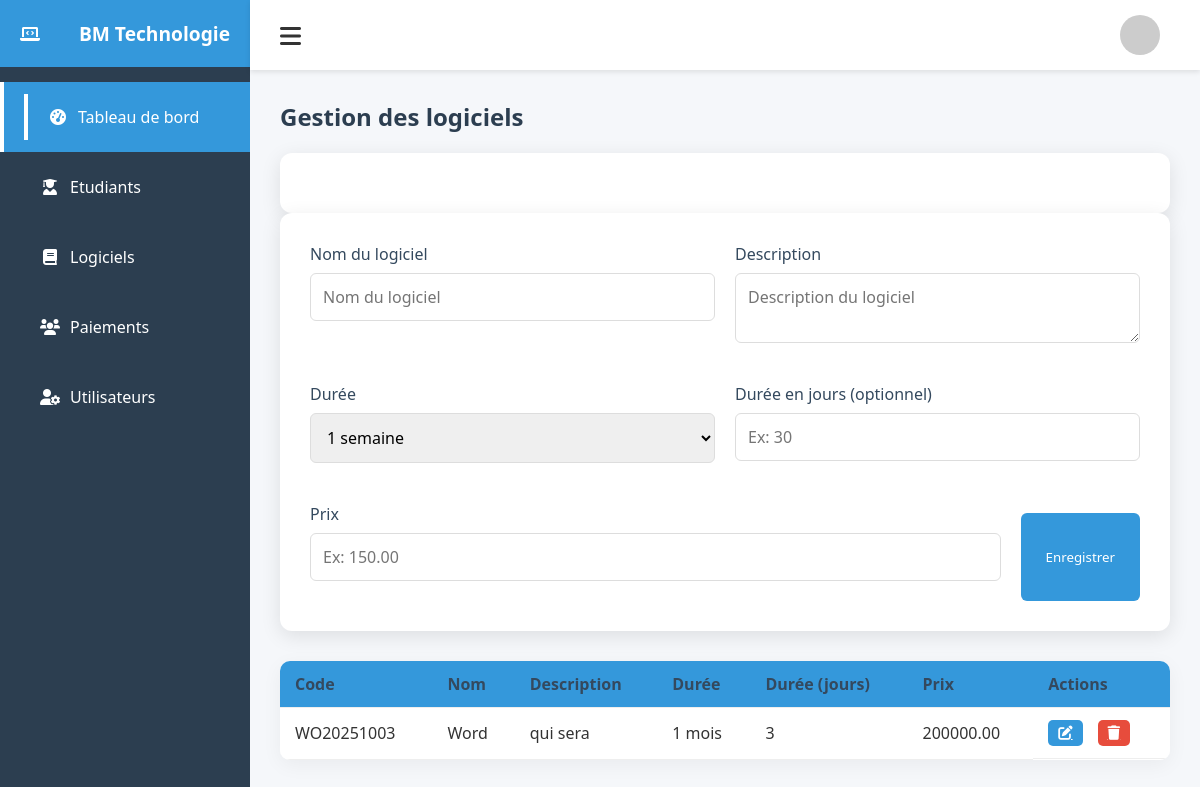
Page /logiciels/ (signed in) on the earlier database version.
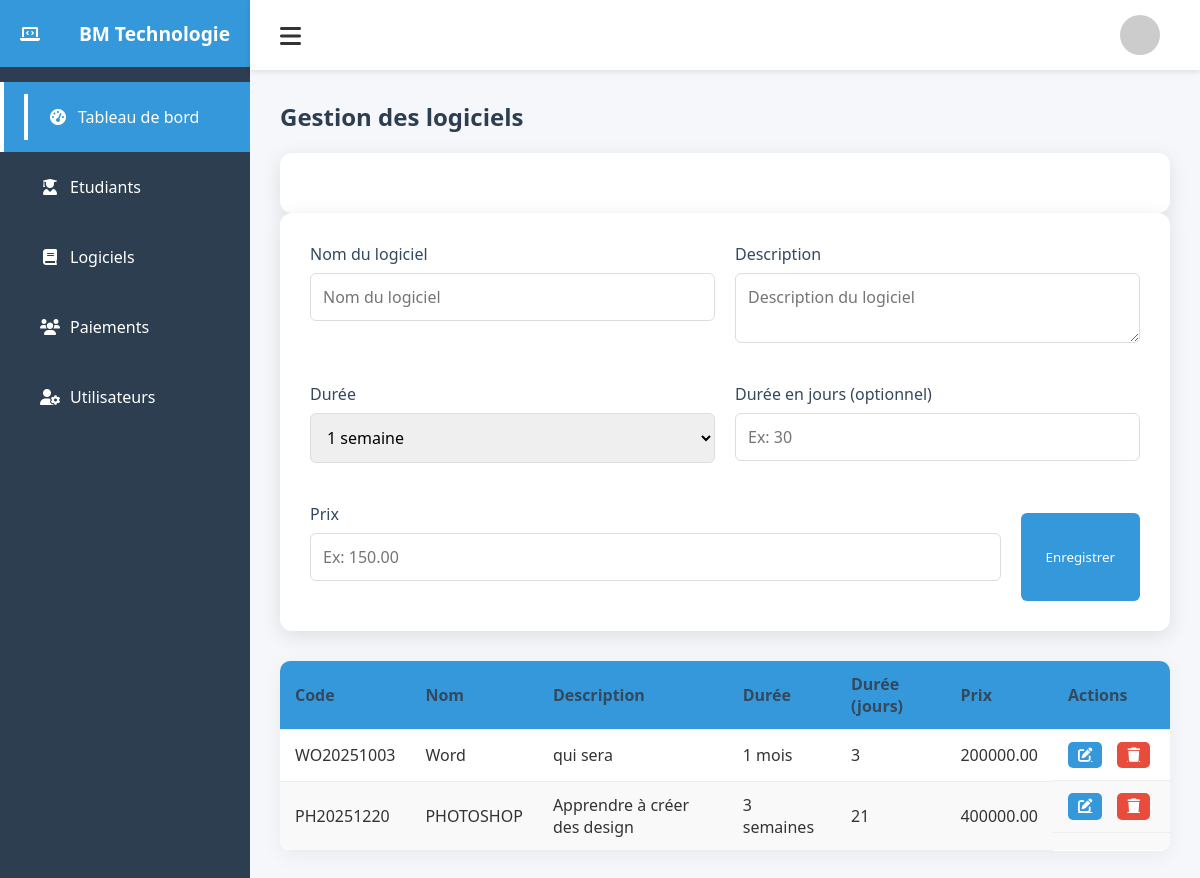
Same page on the later database version.
### Gestion_panel/models.py (models this page shows, shortened)
class Logiciel(models.Model):
    code_logiciel = models.CharField(max_length=20, unique=True, blank=True)
    nom = models.CharField(max_length=255)
    description = models.TextField(null=True, blank=True)
    duree = models.CharField(max_length=20, choices=DUREE_CHOICES, default='indefini')
    duree_jours = models.IntegerField(null=True, blank=True)
    prix = models.DecimalField(max_digits=10, decimal_places=2, default=0.00)

### Gestion_panel/views.py (the view)
# urls.py: path('logiciels/', views.logiciels, name="logiciels"),  # page d'accueil de l'app
def logiciels(request):
    query = request.GET.get('q', '')  # récupération du mot clé de recherche
    if query:
        logiciels = Logiciel.objects.filter(nom__icontains=query)
    else:
        logiciels = Logiciel.objects.all()
    logiciel_id = request.GET.get('edit')
    logiciel = None
    if logiciel_id:
        logiciel = get_object_or_404(Logiciel, id=logiciel_id)
    context = {
        'logiciels': logiciels,   # <-- la liste de tous les logiciels pour le tableau
        'logiciel': logiciel,     # <-- logiciel à modifier pour le formulaire
        'query': query,           # <-- pour pré-remplir le champ de recherche si besoin
    }
    return render(request, 'logiciel.html', context)

### Gestion_panel/context_processors.py (called while the page is built)
def current_user(request):
    user_id = request.session.get('user_id')
    if user_id:
        try:
            user = Utilisateur.objects.get(id=user_id)
            return {'current_user': user}
        except Utilisateur.DoesNotExist:
            return {}
    return {}

### Gestion_panel/Templates/logiciel.html (shortened to what this page needs)
{% extends "AdminPanel.html" %}
{% block content %}
<div class="page-title">
    <h2>Gestion des logiciels</h2>
</div>
<div class="form-container">
</div>
<div class="form-container">
    <form method="POST" action="{% if logiciel %}{% url 'modifier_logiciel' logiciel.id %}{% else %}{% url 'gestion_logiciel' %}{% endif %}">
        <div class="form-group">
            <label for="nom">Nom du logiciel</label>
            <input type="text" name="nom" id="nom" placeholder="Nom du logiciel"
                   value="{{ logiciel.nom|default:'' }}" required>
        </div>
        <div class="form-group">
            <label for="description">Description</label>
            <textarea name="description" id="description" placeholder="Description du logiciel">{{ logiciel.description|default:'' }}</textarea>
        </div>
        <div class="form-group">
            <label for="duree">Durée</label>
            <select name="duree" id="duree">
                <option value="1semaine" {% if logiciel and logiciel.duree == '1semaine' %}selected{% endif %}>1 semaine</option>
            </select>
        </div>
        <div class="form-group">
            <label for="duree_jours">Durée en jours (optionnel)</label>
            <input type="number" name="duree_jours" id="duree_jours" placeholder="Ex: 30"
                   value="{{ logiciel.duree_jours|default:'' }}">
        </div>
        <div class="form-group">
            <label for="prix">Prix</label>
            <input type="number" step="0.01" name="prix" id="prix" placeholder="Ex: 150.00"
                   value="{{ logiciel.prix|default:'' }}">
        </div>
        <button type="submit" class="btn btn-success">
            {% if logiciel %}Modifier{% else %}Enregistrer{% endif %}
        </button>
    </form>
</div>
<div class="table-container">
    <table>
        <thead>
            <tr>
                <th>Code</th>
                <th>Nom</th>
                <th>Description</th>
                <th>Durée</th>
                <th>Durée (jours)</th>
                <th>Prix</th>
                <th>Actions</th>
            </tr>
        </thead>
        <tbody>
            {% for logiciel in logiciels %}
            <tr>
                <td>{{ logiciel.code_logiciel }}</td>
                <td>{{ logiciel.nom }}</td>
                <td>{{ logiciel.description|default:"-" }}</td>
                <td>{{ logiciel.get_duree_display }}</td>
                <td>{{ logiciel.duree_jours|default:"-" }}</td>
                <td>{{ logiciel.prix|default:"-" }}</td>
                <td class="action-buttons">
                    <a href="{% url 'modifier_logiciel' logiciel.id %}" class="btn btn-primary" title="Modifier">
                        <i class="fas fa-edit"></i>
                    </a>
                    <a href="{% url 'supprimer_logiciel' logiciel.id %}" class="btn btn-danger" title="Supprimer"
                       onclick="return confirm('Voulez-vous vraiment supprimer ce logiciel ?')">
                        <i class="fas fa-trash"></i>
                    </a>
                </td>
            </tr>
            {% empty %}
            <tr>
                <td colspan="7" style="text-align:center;">Aucun logiciel trouvé</td>
            </tr>
            {% endfor %}
        </tbody>
    </table>
</div>
{% endblock %}

Differences in the rows shown:
added Logiciel: code_logiciel "PH20251220", nom "PHOTOSHOP", description "Apprendre à créer des design", duree "3 semaines", duree_jours "21", prix "400000.00"
